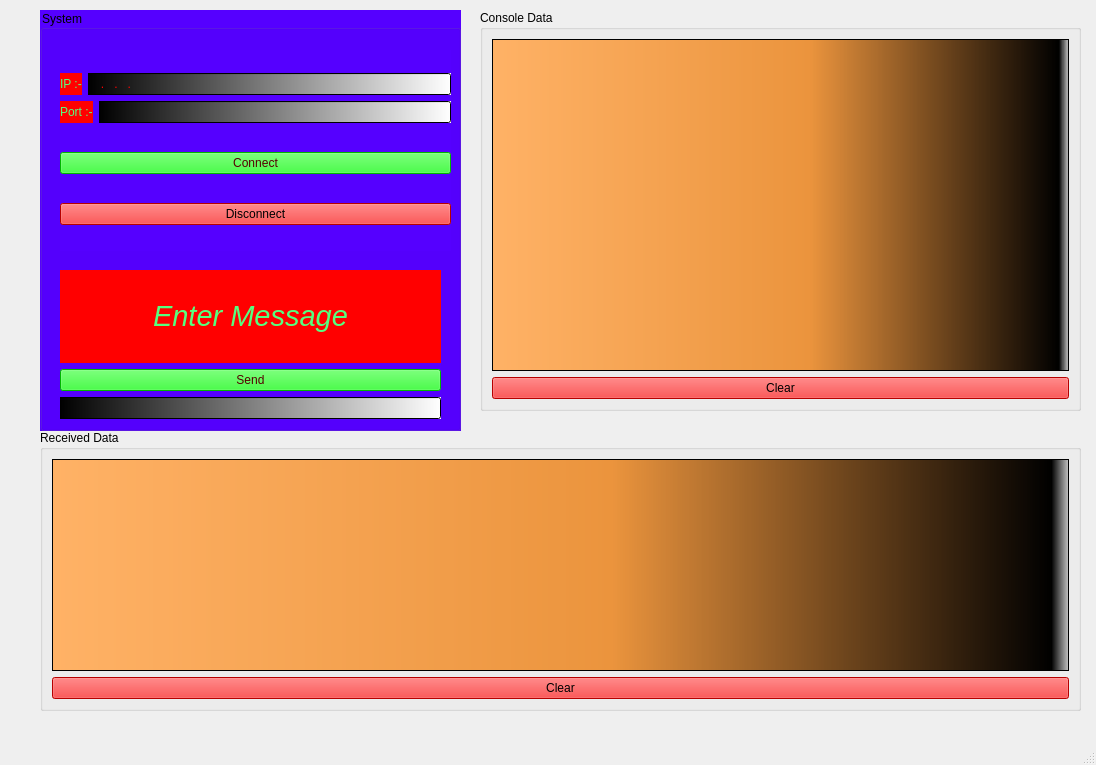
<?xml version="1.0" encoding="UTF-8"?>
<ui version="4.0">
 <class>MainWindow</class>
 <widget class="QMainWindow" name="MainWindow">
  <property name="geometry">
   <rect>
    <x>0</x>
    <y>0</y>
    <width>1096</width>
    <height>765</height>
   </rect>
  </property>
  <property name="windowTitle">
   <string>MainWindow</string>
  </property>
  <widget class="QWidget" name="centralwidget">
   <widget class="QGroupBox" name="gbSystem">
    <property name="geometry">
     <rect>
      <x>40</x>
      <y>10</y>
      <width>421</width>
      <height>421</height>
     </rect>
    </property>
    <property name="styleSheet">
     <string notr="true">background-color: rgb(85, 0, 255);</string>
    </property>
    <property name="title">
     <string>System</string>
    </property>
    <widget class="QWidget" name="">
     <property name="geometry">
      <rect>
       <x>20</x>
       <y>40</y>
       <width>391</width>
       <height>201</height>
      </rect>
     </property>
     <layout class="QVBoxLayout" name="verticalLayout_2">
      <item>
       <layout class="QVBoxLayout" name="verticalLayout">
        <item>
         <layout class="QHBoxLayout" name="horizontalLayout">
          <item>
           <widget class="QLabel" name="lIP">
            <property name="styleSheet">
             <string notr="true">font: 700 14pt &quot;Segoe UI&quot;;
color: rgb(85, 255, 127);
background-color: rgb(255, 0, 0);</string>
            </property>
            <property name="text">
             <string>IP :-</string>
            </property>
           </widget>
          </item>
          <item>
           <widget class="QLineEdit" name="leIP">
            <property name="styleSheet">
             <string notr="true">font: 14pt &quot;Segoe UI&quot;;
color: rgb(255, 0, 0);
background-color: qlineargradient(spread:pad, x1:0, y1:0, x2:1, y2:0, stop:0 rgba(0, 0, 0, 255), stop:1 rgba(255, 255, 255, 255));</string>
            </property>
            <property name="inputMask">
             <string>000.000.000.000</string>
            </property>
           </widget>
          </item>
         </layout>
        </item>
        <item>
         <layout class="QHBoxLayout" name="horizontalLayout_2">
          <item>
           <widget class="QLabel" name="lPort">
            <property name="styleSheet">
             <string notr="true">font: 700 14pt &quot;Segoe UI&quot;;
color: rgb(85, 255, 127);
background-color: rgb(255, 0, 0);</string>
            </property>
            <property name="text">
             <string>Port :-</string>
            </property>
           </widget>
          </item>
          <item>
           <widget class="QLineEdit" name="lePort">
            <property name="styleSheet">
             <string notr="true">font: 14pt &quot;Segoe UI&quot;;
color: rgb(255, 0, 0);
background-color: qlineargradient(spread:pad, x1:0, y1:0, x2:1, y2:0, stop:0 rgba(0, 0, 0, 255), stop:1 rgba(255, 255, 255, 255));</string>
            </property>
            <property name="inputMask">
             <string/>
            </property>
           </widget>
          </item>
         </layout>
        </item>
       </layout>
      </item>
      <item>
       <widget class="QPushButton" name="pbConnect">
        <property name="styleSheet">
         <string notr="true">background-color: rgb(0, 255, 0);
color: rgb(85, 0, 0);
font: 20pt &quot;Simplified Arabic Fixed&quot;;</string>
        </property>
        <property name="text">
         <string>Connect</string>
        </property>
       </widget>
      </item>
      <item>
       <widget class="QPushButton" name="pbDisconnect">
        <property name="styleSheet">
         <string notr="true">background-color: rgb(0, 255, 0);
font: 20pt &quot;Simplified Arabic Fixed&quot;;
background-color: rgb(255, 0, 0);</string>
        </property>
        <property name="text">
         <string>Disconnect</string>
        </property>
       </widget>
      </item>
     </layout>
    </widget>
    <widget class="QWidget" name="">
     <property name="geometry">
      <rect>
       <x>20</x>
       <y>260</y>
       <width>381</width>
       <height>149</height>
      </rect>
     </property>
     <layout class="QVBoxLayout" name="verticalLayout_3">
      <item>
       <widget class="QLabel" name="lIP_3">
        <property name="styleSheet">
         <string notr="true">font: 700 14pt &quot;Segoe UI&quot;;
color: rgb(85, 255, 127);
background-color: rgb(255, 0, 0);</string>
        </property>
        <property name="text">
         <string>&lt;html&gt;&lt;head/&gt;&lt;body&gt;&lt;p align=&quot;center&quot;&gt;&lt;span style=&quot; font-size:22pt; font-style:italic;&quot;&gt;Enter Message&lt;/span&gt;&lt;/p&gt;&lt;/body&gt;&lt;/html&gt;</string>
        </property>
       </widget>
      </item>
      <item>
       <widget class="QPushButton" name="pbSendData">
        <property name="styleSheet">
         <string notr="true">background-color: rgb(0, 255, 0);
color: rgb(85, 0, 0);
font: 20pt &quot;Simplified Arabic Fixed&quot;;</string>
        </property>
        <property name="text">
         <string>Send</string>
        </property>
       </widget>
      </item>
      <item>
       <widget class="QLineEdit" name="leData">
        <property name="styleSheet">
         <string notr="true">font: 14pt &quot;Segoe UI&quot;;
color: rgb(255, 0, 0);
background-color: qlineargradient(spread:pad, x1:0, y1:0, x2:1, y2:0, stop:0 rgba(0, 0, 0, 255), stop:1 rgba(255, 255, 255, 255));</string>
        </property>
        <property name="inputMask">
         <string/>
        </property>
       </widget>
      </item>
     </layout>
    </widget>
   </widget>
   <widget class="QGroupBox" name="groupBox">
    <property name="geometry">
     <rect>
      <x>480</x>
      <y>10</y>
      <width>601</width>
      <height>401</height>
     </rect>
    </property>
    <property name="title">
     <string>Console Data</string>
    </property>
    <layout class="QGridLayout" name="gridLayout">
     <item row="0" column="0">
      <widget class="QListWidget" name="lwConsole">
       <property name="styleSheet">
        <string notr="true">background-color: qlineargradient(spread:pad, x1:0, y1:0, x2:1, y2:0, stop:0 rgba(255, 178, 102, 255), stop:0.55 rgba(235, 148, 61, 255), stop:0.98 rgba(0, 0, 0, 255), stop:1 rgba(0, 0, 0, 0));
font: 700 14pt &quot;Segoe UI&quot;;</string>
       </property>
       <property name="verticalScrollMode">
        <enum>QAbstractItemView::ScrollMode::ScrollPerPixel</enum>
       </property>
       <property name="horizontalScrollMode">
        <enum>QAbstractItemView::ScrollMode::ScrollPerPixel</enum>
       </property>
       <property name="wordWrap">
        <bool>true</bool>
       </property>
      </widget>
     </item>
     <item row="1" column="0">
      <widget class="QPushButton" name="pbClearConsole">
       <property name="styleSheet">
        <string notr="true">background-color: rgb(0, 255, 0);
font: 20pt &quot;Simplified Arabic Fixed&quot;;
background-color: rgb(255, 0, 0);</string>
       </property>
       <property name="text">
        <string>Clear</string>
       </property>
      </widget>
     </item>
    </layout>
   </widget>
   <widget class="QGroupBox" name="groupBox_2">
    <property name="geometry">
     <rect>
      <x>40</x>
      <y>430</y>
      <width>1041</width>
      <height>281</height>
     </rect>
    </property>
    <property name="title">
     <string>Received Data</string>
    </property>
    <layout class="QGridLayout" name="gridLayout_2">
     <item row="0" column="0">
      <widget class="QListWidget" name="lwReceived">
       <property name="styleSheet">
        <string notr="true">background-color: qlineargradient(spread:pad, x1:0, y1:0, x2:1, y2:0, stop:0 rgba(255, 178, 102, 255), stop:0.55 rgba(235, 148, 61, 255), stop:0.98 rgba(0, 0, 0, 255), stop:1 rgba(0, 0, 0, 0));
font: 700 14pt &quot;Segoe UI&quot;;</string>
       </property>
       <property name="verticalScrollMode">
        <enum>QAbstractItemView::ScrollMode::ScrollPerPixel</enum>
       </property>
       <property name="horizontalScrollMode">
        <enum>QAbstractItemView::ScrollMode::ScrollPerPixel</enum>
       </property>
       <property name="wordWrap">
        <bool>true</bool>
       </property>
      </widget>
     </item>
     <item row="1" column="0">
      <widget class="QPushButton" name="pbClearReceived">
       <property name="styleSheet">
        <string notr="true">background-color: rgb(0, 255, 0);
font: 20pt &quot;Simplified Arabic Fixed&quot;;
background-color: rgb(255, 0, 0);</string>
       </property>
       <property name="text">
        <string>Clear</string>
       </property>
      </widget>
     </item>
    </layout>
   </widget>
  </widget>
  <widget class="QMenuBar" name="menubar">
   <property name="geometry">
    <rect>
     <x>0</x>
     <y>0</y>
     <width>1096</width>
     <height>25</height>
    </rect>
   </property>
  </widget>
  <widget class="QStatusBar" name="statusbar"/>
 </widget>
 <resources/>
 <connections>
  <connection>
   <sender>pbClearConsole</sender>
   <signal>clicked()</signal>
   <receiver>lwConsole</receiver>
   <slot>clear()</slot>
   <hints>
    <hint type="sourcelabel">
     <x>591</x>
     <y>388</y>
    </hint>
    <hint type="destinationlabel">
     <x>583</x>
     <y>355</y>
    </hint>
   </hints>
  </connection>
  <connection>
   <sender>pbClearReceived</sender>
   <signal>clicked()</signal>
   <receiver>lwReceived</receiver>
   <slot>clear()</slot>
   <hints>
    <hint type="sourcelabel">
     <x>659</x>
     <y>826</y>
    </hint>
    <hint type="destinationlabel">
     <x>642</x>
     <y>680</y>
    </hint>
   </hints>
  </connection>
 </connections>
</ui>
